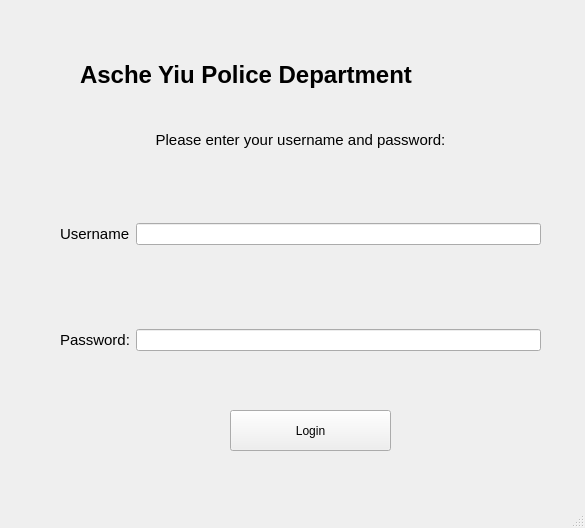
<?xml version="1.0" encoding="UTF-8"?>
<ui version="4.0">
 <class>MainWindow</class>
 <widget class="QMainWindow" name="MainWindow">
  <property name="geometry">
   <rect>
    <x>0</x>
    <y>0</y>
    <width>585</width>
    <height>528</height>
   </rect>
  </property>
  <property name="windowTitle">
   <string>MainWindow</string>
  </property>
  <widget class="QWidget" name="centralwidget">
   <widget class="QLabel" name="Title">
    <property name="geometry">
     <rect>
      <x>80</x>
      <y>40</y>
      <width>451</width>
      <height>71</height>
     </rect>
    </property>
    <property name="text">
     <string>&lt;html&gt;&lt;head/&gt;&lt;body&gt;&lt;p&gt;&lt;span style=&quot; font-size:18pt; font-weight:600;&quot;&gt;Asche Yiu Police Department  &lt;/span&gt;&lt;/p&gt;&lt;/body&gt;&lt;/html&gt;</string>
    </property>
   </widget>
   <widget class="QLabel" name="directionsTitle">
    <property name="geometry">
     <rect>
      <x>60</x>
      <y>100</y>
      <width>481</width>
      <height>81</height>
     </rect>
    </property>
    <property name="font">
     <font>
      <pointsize>13</pointsize>
     </font>
    </property>
    <property name="text">
     <string>&lt;html&gt;&lt;head/&gt;&lt;body&gt;&lt;p align=&quot;center&quot;&gt;&lt;span style=&quot; font-size:11pt;&quot;&gt;Please enter your username and password:&lt;/span&gt;&lt;/p&gt;&lt;/body&gt;&lt;/html&gt;</string>
    </property>
   </widget>
   <widget class="QWidget" name="horizontalLayoutWidget">
    <property name="geometry">
     <rect>
      <x>60</x>
      <y>189</y>
      <width>481</width>
      <height>91</height>
     </rect>
    </property>
    <layout class="QHBoxLayout" name="horizontalLayout">
     <item>
      <widget class="QLabel" name="usernameTitle">
       <property name="text">
        <string>&lt;html&gt;&lt;head/&gt;&lt;body&gt;&lt;p&gt;&lt;span style=&quot; font-size:11pt;&quot;&gt;Username&lt;/span&gt;&lt;/p&gt;&lt;/body&gt;&lt;/html&gt;</string>
       </property>
      </widget>
     </item>
     <item>
      <widget class="QLineEdit" name="usernameEnter"/>
     </item>
    </layout>
   </widget>
   <widget class="QWidget" name="horizontalLayoutWidget_2">
    <property name="geometry">
     <rect>
      <x>60</x>
      <y>300</y>
      <width>481</width>
      <height>80</height>
     </rect>
    </property>
    <layout class="QHBoxLayout" name="horizontalLayout_2">
     <item>
      <widget class="QLabel" name="passwordLabel">
       <property name="text">
        <string>&lt;html&gt;&lt;head/&gt;&lt;body&gt;&lt;p&gt;&lt;span style=&quot; font-size:11pt;&quot;&gt;Password:&lt;/span&gt;&lt;/p&gt;&lt;/body&gt;&lt;/html&gt;</string>
       </property>
      </widget>
     </item>
     <item>
      <widget class="QLineEdit" name="passwordEntry"/>
     </item>
    </layout>
   </widget>
   <widget class="QPushButton" name="loginButton">
    <property name="geometry">
     <rect>
      <x>230</x>
      <y>410</y>
      <width>161</width>
      <height>41</height>
     </rect>
    </property>
    <property name="text">
     <string>Login</string>
    </property>
   </widget>
  </widget>
  <widget class="QMenuBar" name="menubar">
   <property name="geometry">
    <rect>
     <x>0</x>
     <y>0</y>
     <width>585</width>
     <height>27</height>
    </rect>
   </property>
  </widget>
  <widget class="QStatusBar" name="statusbar"/>
 </widget>
 <resources/>
 <connections/>
</ui>
